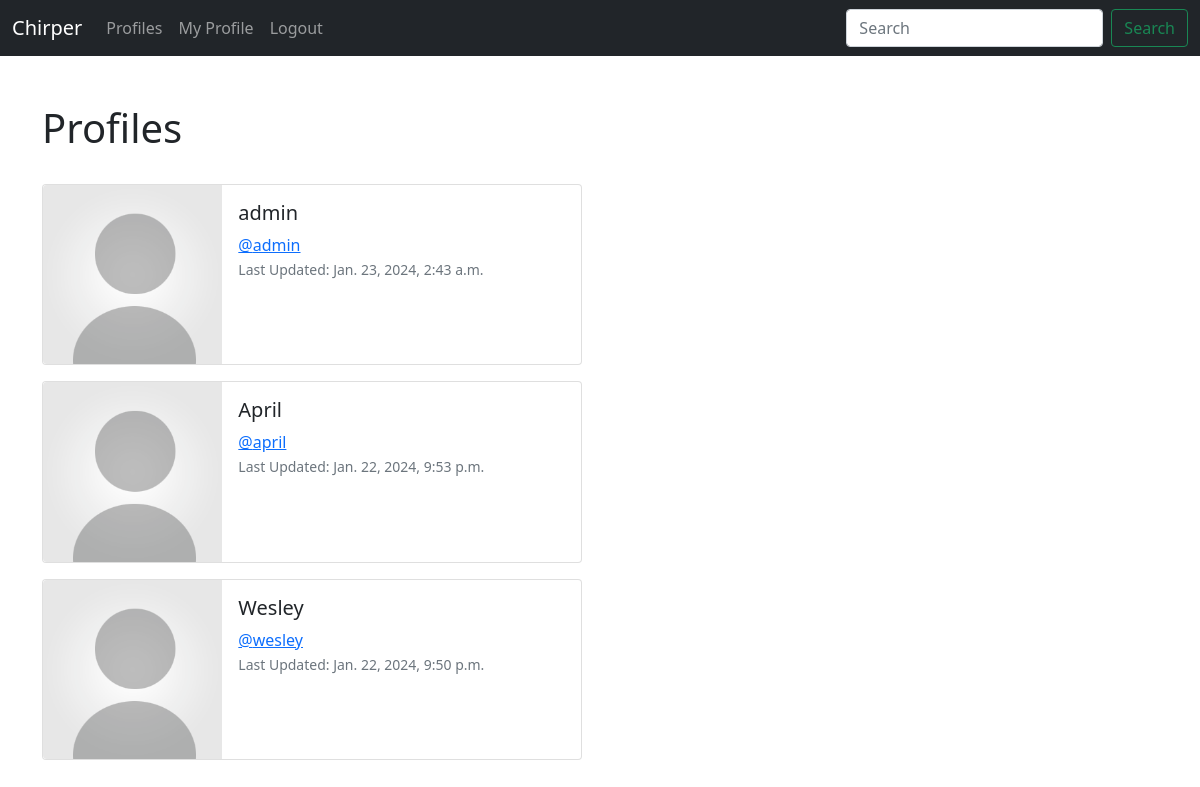
The app's page /profile_list/ (signed in), older data.
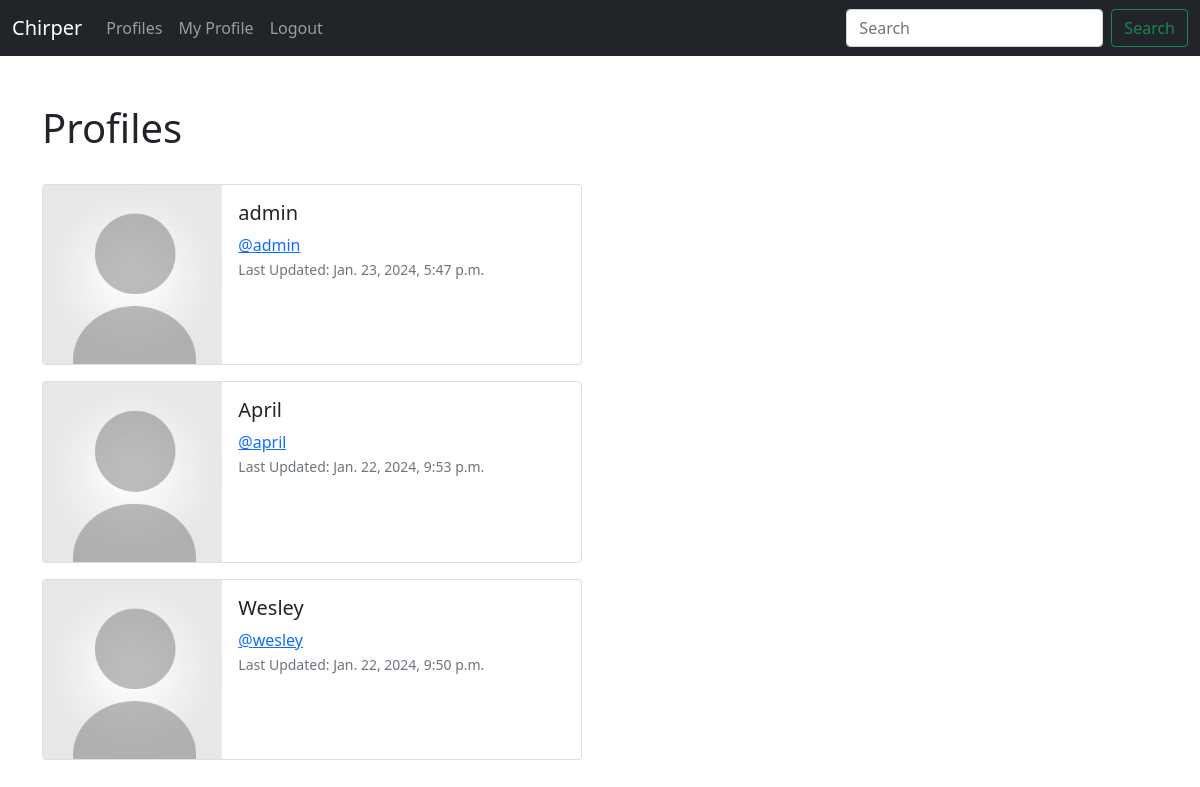
The same page, newer data.
### Chirper/models.py (models this page shows, shortened)
class Profile(models.Model):
    user = models.OneToOneField(User, on_delete=models.CASCADE)
    follows = models.ManyToManyField("self", related_name="followed_by", symmetrical=False, blank=True)
    date_modified = models.DateTimeField(User, auto_now=True)

### Chirper/views.py (the view)
# urls.py: path('profile_list/', views.profile_list, name='profile_list'),
def profile_list(request):
    if request.user.is_authenticated:
        profiles = Profile.objects.exclude(user=request.user)
        return render(request, 'profile_list.html', {'profiles':profiles})
    else:
        messages.success(request, ("You must be logged in to view this page"))
        return redirect('home')

### Chirper/templates/profile_list.html
{% extends 'base.html' %}
{% load static %}
{% block content %}
    <br>
    <h1>Profiles</h1>
    <br>
    {% if profiles %}
        {% for profile in profiles %}
            <div class="card mb-3" style="max-width: 540px;">
                <div class="row g-0">
                    <div class="col-md-4">
                        <img src="{% static 'images/generic-user-icon-12.jpg' %}" class="img-fluid rounded-start" alt="blank profile image">
                    </div>
                    <div class="col-md-8">
                        <div class="card-body">
                            <h5 class="card-title">{{ profile.user.username }} <br></h5>
                            <a href="{% url 'profile' profile.user.id %}"><p class="card-text">@{{ profile.user.username|lower }}</p></a>
                            <p class="card-text"><small class="text-muted">Last Updated: {{ profile.date_modified }}</small></p>
                        </div>
                    </div>
                </div>
            </div>
        {% endfor %}
    {% endif %}
{% endblock %}

Row changes from the older to the newer data that the page shows:
changed Profile "admin": date_modified "Jan. 23, 2024, 2:43 a.m." → "Jan. 23, 2024, 5:47 p.m."
